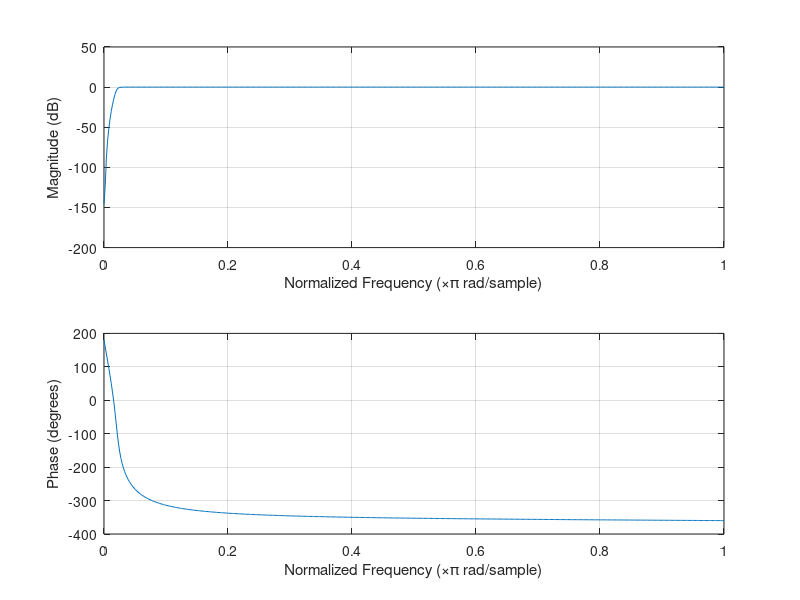

MATLAB code for this plot:
%% Code used to apply high pass Butterwork filter filter 
%%(cutoff frequency 1,000Hz) to whole DTAG audio recordings

%2008
%cd 'D:\Pilotwhales2008\data\gm08\gm08_147a\Use'
%cd 'D:\Pilotwhales2008\data\gm08\gm08_143a\Use'
%cd 'D:\Pilotwhales2008\data\gm08\gm08_143b\Use'
%cd 'D:\Pilotwhales2008\data\gm08\gm08_151a\Use'
%cd 'D:\Pilotwhales2008\data\gm08\gm08_151b\Use'

%2011
%cd 'D:\Pilotwhales2011\data\gm11\gm11_147a\use'
%cd 'D:\Pilotwhales2011\data\gm11\gm11_148a\use'
%cd 'D:\Pilotwhales2011\data\gm11\gm11_149b\use'
%cd 'D:\Pilotwhales2011\data\gm11\gm11_149c\use' 
%cd 'D:\Pilotwhales2011\data\gm11\gm11_150b\use'
%cd 'D:\Pilotwhales2011\data\gm11\gm11_155a\use'
%cd 'D:\Pilotwhales2011\data\gm11\gm11_156a\use'
%cd 'D:\Pilotwhales2011\data\gm11\gm11_158b\use'
%cd 'D:\Pilotwhales2011\data\gm11\gm11_165a\use'
clear; 
cd 'D:\Pilotwhales2010\data\gm10\gm10_188a'
%Make filter
%Apply high pass filter
fc = 1000; % Cut off frequency
Fs = 96000;
%[b,a] = butter(n,Wn,ftype) 
%designs a lowpass, highpass, bandpass, 
%or bandstop Butterworth filter, depending on the value of ftype 
%and the number of elements of Wn. 
%The resulting bandpass and bandstop designs are of order 2n.
[b,a] = butter(6,fc/(Fs/2),'high'); % Butterworth filter of order 6
freqz(b,a)
%Loop through all .wav files in folder
files = dir('*.wav');
for file = files'
     name = getfield(file,'name');
     fprintf('Now processing file: %s\n', name)
     [y,Fs] = audioread(name);
     %fprintf('%i\n', Fs)

     %apply filter
     yFiltered = filter(b,a,y); % Will be the filtered signal

%     %Normalize to prevent clipping?-must be in range [-1,1)-doesn't seem to filter as well 
%     %yFiltered = yFiltered./(max(abs(yFiltered)));
     
     clear y;
     fprintf('deleted original audio data\n')
     
     %write filtered sound to .wav
     filename = strcat('F_',name);
     %fprintf('%s\n', filename)

     audiowrite(filename,yFiltered,Fs)
end
